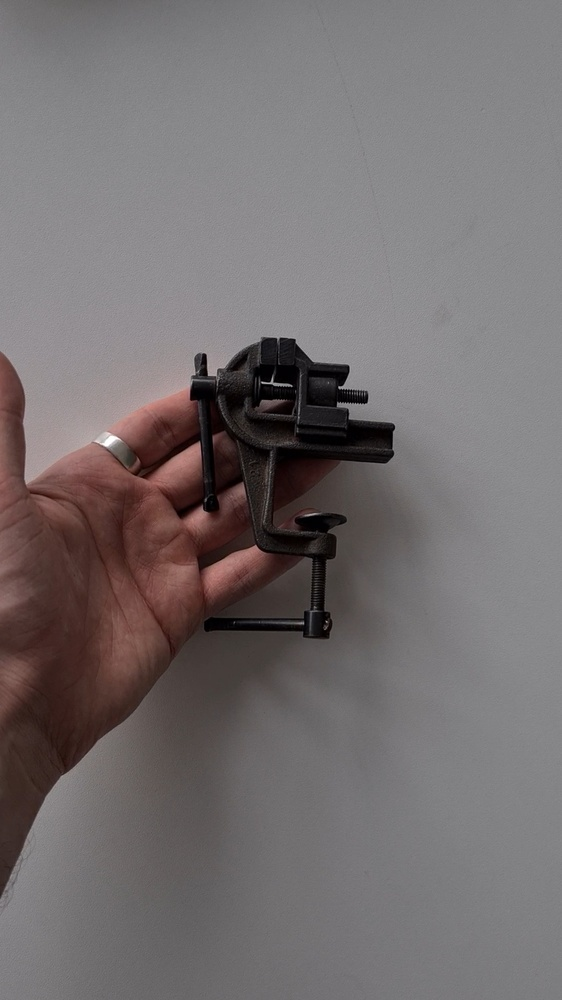
#> input picture ref.jpg, 562 x 1000 px, shrunk from 1080 x 1920 before the run, found by its file name
$ jupyter execute hw3.ipynb
#> lines starting #> are read from the running program, lines starting #| are printed output that depends on the picture
[cell 1]
import cv2 as cv
import numpy as np

ref_path = "../data/ref.jpg"
vid_path = "../data/vid.mp4"

reference = cv.imread(ref_path)
#> reference is the input picture: shape (1000, 562, 3); mean B, G, R 111, 110.2, 116.3
cam = cv.VideoCapture(vid_path)

skip_frame_reading = False
ret, frame = cam.read()
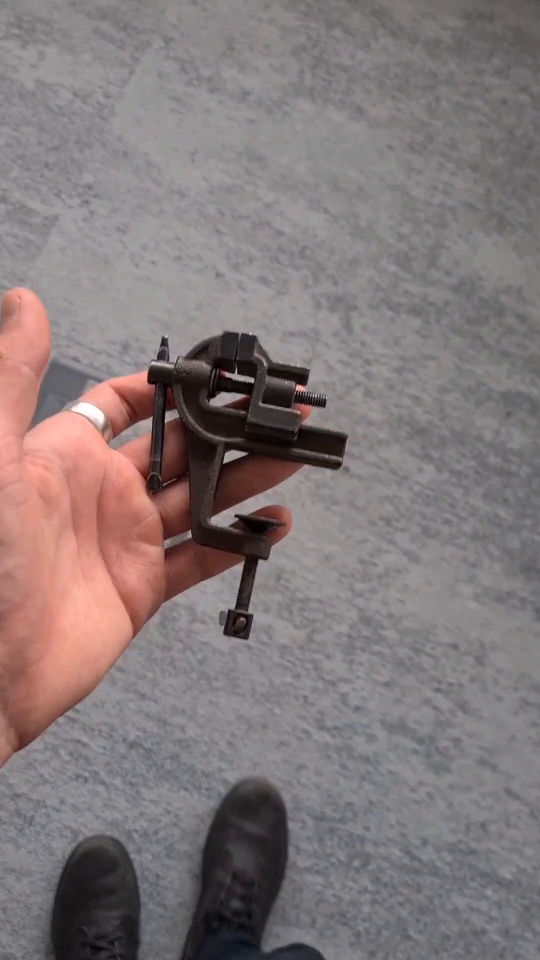
#> input picture frame 3 of vid.mp4, 1080 x 1920 px (shown at 1/2 size)
#> frame is the input picture: shape (1920, 1080, 3); mean B, G, R 121.2, 120.3, 130.9
frame_gray = cv.cvtColor(frame, cv.COLOR_BGR2GRAY)
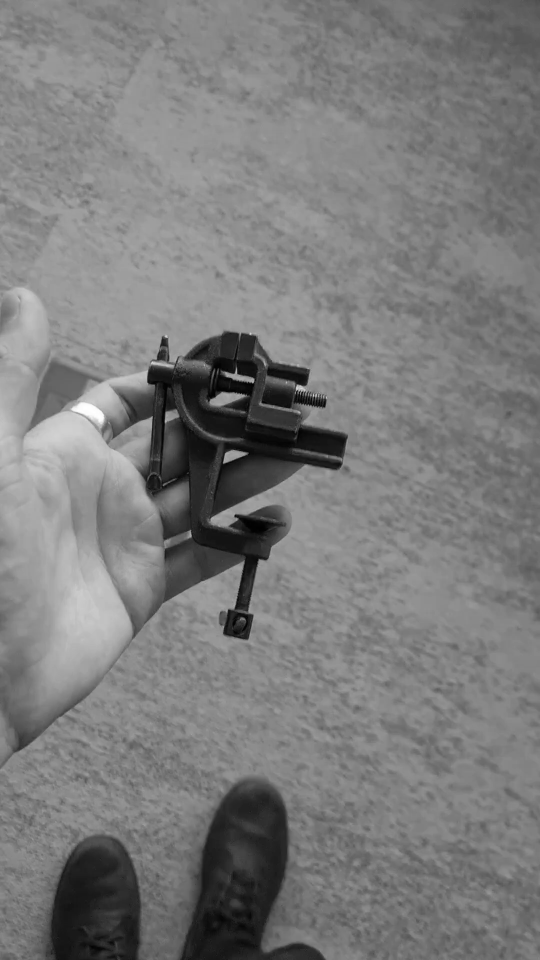
#> frame_gray: shape (1920, 1080) (shown at 1/2 size); min 0, max 255, mean 123.5
ref_gray = cv.cvtColor(reference, cv.COLOR_BGR2GRAY)
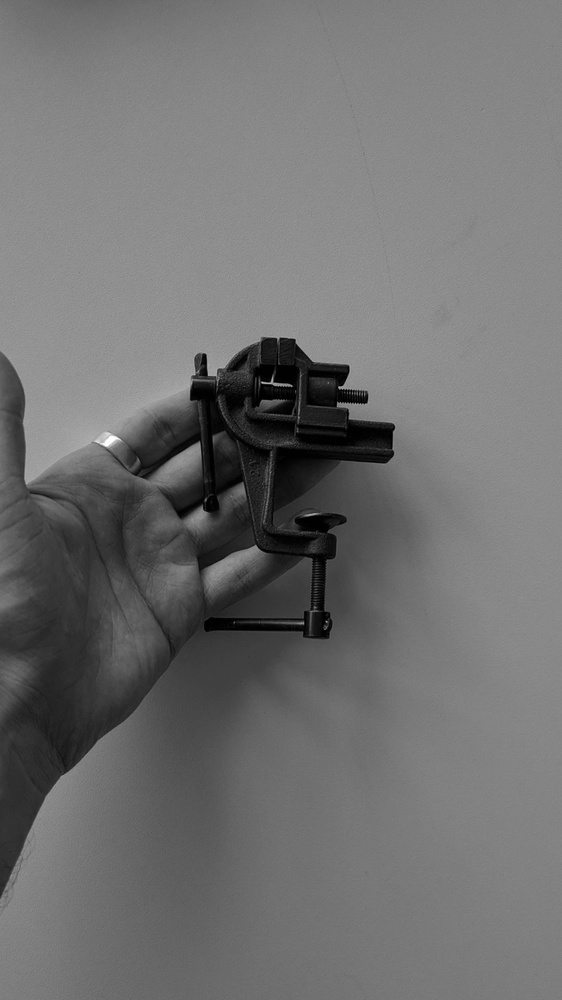
#> ref_gray: shape (1000, 562); min 0, max 255, mean 112.1
orb = cv.ORB_create()

while(True):
    if (skip_frame_reading == False):
        ret, frame = cam.read()
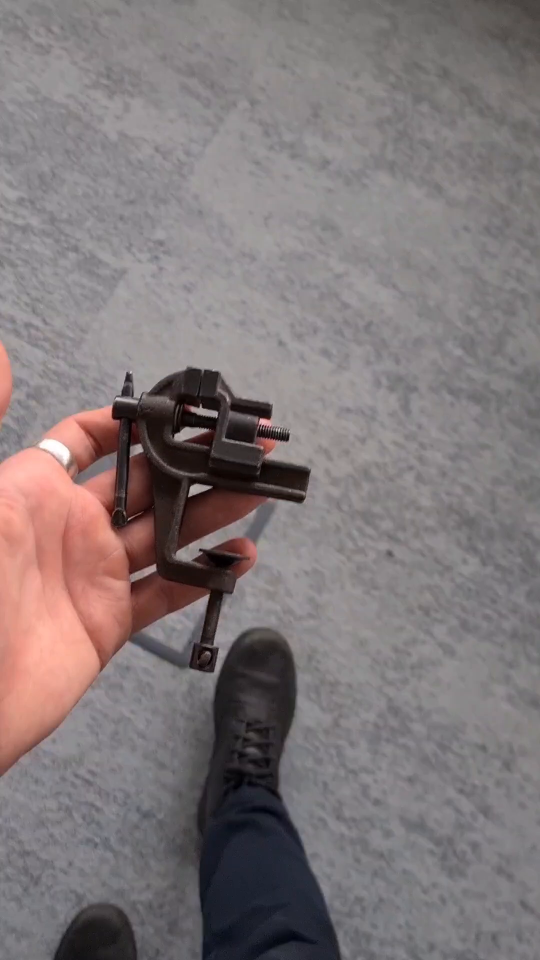
#> input picture frame 4 of vid.mp4, 1080 x 1920 px (shown at 1/2 size)
#> frame is the input picture: shape (1920, 1080, 3); mean B, G, R 120.3, 119.2, 128.3

    if (ret == False):
        cam.release()
        cam = cv.VideoCapture(vid_path)
        continue
        frame_gray = cv.cvtColor(frame, cv.COLOR_BGR2GRAY)

    keypoints1, des1 = orb.detectAndCompute(ref_gray, None)
#> keypoints1 = 500 keypoints; strongest (x, y, size): (271, 380, 37.2), (274, 381, 31), (269, 383, 31), (269, 380, 31)
    keypoints2, des2 = orb.detectAndCompute(frame_gray, None)
#> keypoints2 = 500 keypoints; strongest (x, y, size): (599, 784, 31), (595, 781, 31), (600, 782, 31), (605, 784, 31)
    bf = cv.BFMatcher(cv.NORM_HAMMING, crossCheck=True)
    matches = bf.match(des1,des2)
#> matches = 133 matches
    matches = sorted(matches, key = lambda x:x.distance)
    result = cv.drawMatches(reference, keypoints1, frame, keypoints2, matches[:30], None,
                          flags=cv.DrawMatchesFlags_NOT_DRAW_SINGLE_POINTS)
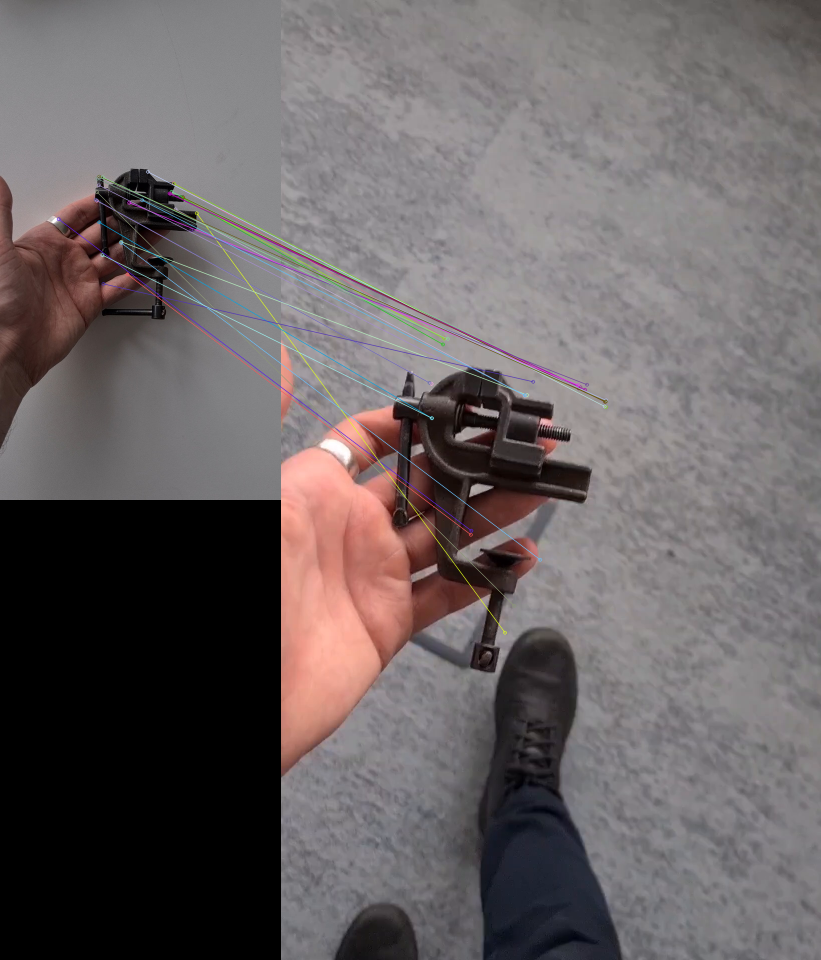
#> result: shape (1920, 1642, 3) (shown at 1/2 size); mean B, G, R 99.3, 98.3, 105.2

    cv.imshow("matched", result)
    key = cv.waitKey(240) & 0xFF
#> (key q is pressed here)

    if (key == ord('q')):
        break

    if (key == 32):
        skip_frame_reading = not skip_frame_reading

cam.release()
cv.destroyAllWindows()
cv.waitKey(10)
